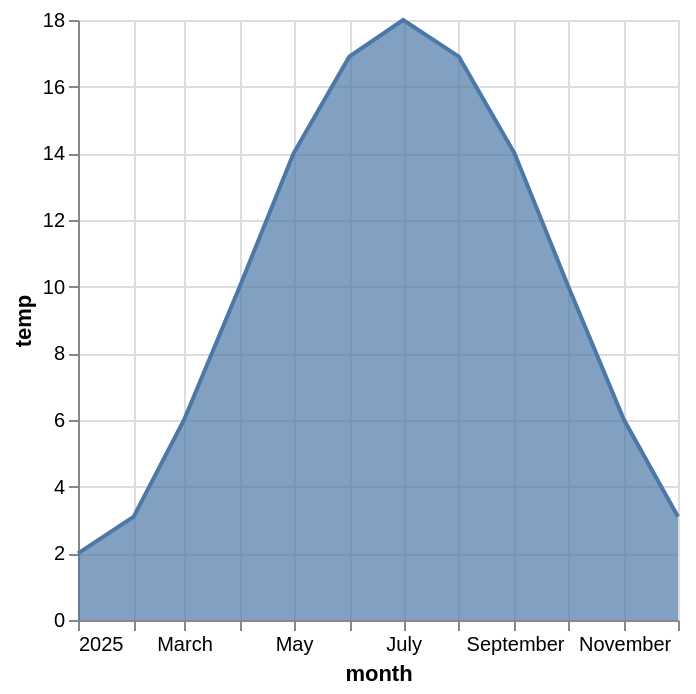

Vega-Lite specification stored for this chart:
### Vega-Lite specification from a JSON file in a GitHub repository (floating-point values rounded to 4 significant figures)
{"$schema": "https://vega.github.io/schema/vega-lite/v5.json", "data": {"values": [{"month": "2025-01-01", "city": "Oslo", "temp": 2.0}, {"month": "2025-02-01", "city": "Oslo", "temp": 3.1}, {"month": "2025-03-01", "city": "Oslo", "temp": 6.0}, {"month": "2025-04-01", "city": "Oslo", "temp": 10.0}, {"month": "2025-05-01", "city": "Oslo", "temp": 14.0}, {"month": "2025-06-01", "city": "Oslo", "temp": 16.9}, {"month": "2025-07-01", "city": "Oslo", "temp": 18.0}, {"month": "2025-08-01", "city": "Oslo", "temp": 16.9}, {"month": "2025-09-01", "city": "Oslo", "temp": 14.0}, {"month": "2025-10-01", "city": "Oslo", "temp": 10.0}, {"month": "2025-11-01", "city": "Oslo", "temp": 6.0}, {"month": "2025-12-01", "city": "Oslo", "temp": 3.1}]}, "mark": {"type": "area", "line": true}, "encoding": {"x": {"field": "month", "type": "temporal"}, "y": {"field": "temp", "type": "quantitative"}}}
